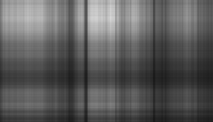
#> input picture jungle.jpg-1.png, 213 x 122 px, shrunk from 817 x 467 before the run, given in place of jungle.jpg, which was not available
$ jupyter execute 'SVD Decomposition and Image Compression.ipynb'   (shell and % lines are left out)
#> lines starting #> are read from the running program, lines starting #| are printed output that depends on the picture; after the words box and inside, x2 and y2 are one past the last pixel; in counts of white or black regions, pixels touching at a corner belong together; pictures that were not available may be replaced by others from this repository, and a replacement may not be noted
[cell 1]
import numpy as np
import scipy
from pprint import pprint
from PIL import Image
import matplotlib.image as mpimg
import matplotlib.pyplot as plt

[cell 2]
#simulates what compressed data would look like via svd
def svd_accuracy(A,n_e):
    u, s, vh = np.linalg.svd(A, full_matrices=True)

    S = np.zeros((u.shape[1],vh.shape[0]))
    for i in range(0,s.shape[0]):
        if i <= n_e-1:
            S[i][i] = s[i]
        else:
            break

    return u@S@vh

[cell 3]
def compute_img(e_n,img_path):
    img = Image.open(img_path).convert("L")

    WIDTH, HEIGHT = img.size
    pixel = img.load()

    M = np.zeros((WIDTH,HEIGHT))
    for i in range(WIDTH):
        for j in range(HEIGHT):
            M[i][j] = pixel[i,j]

    D = svd_accuracy(M,e_n)
    for i in range(WIDTH):
        for j in range(HEIGHT):
            temp = D[i][j]
            pixel[i, j] = min(int(temp),255)
    return img

[cell 4]
def cycle_greyscale(img_path="jungle.jpg"):
    saved_imgs = []
    w,h = Image.open(img_path).size
    for i in np.logspace(1,100,endpoint=False,base=1.5,dtype=int):
        print(i)
        img = compute_img(i,img_path)
        path = '{}-{}.png'.format(img_path,i)
        saved_imgs.append(path)
        img.save(path)
        if i > min(w,h):
            break
    return saved_imgs

[cell 5]
images = ['jungle.jpg','river.jpg','tiger.jpg','trolly.jpg']
saved_imgs = []
for image in images:
    saved_imgs = saved_imgs + cycle_greyscale(img_path=image)
#> in cycle_greyscale, `w,h = Image.open(img_path).size`: w = 213; h = 122
#> in compute_img, img is the input picture: PIL image 213x122 L; min 25, max 215, mean 92.2
#> after the loop in compute_img, `for i in range(WIDTH):`:
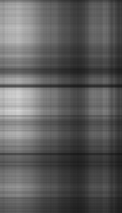
#> M: shape (213, 122) float64; min 25, max 215, mean 92.2
#> in svd_accuracy, `u, s, vh = np.linalg.svd(A, full_matrices=True)`:
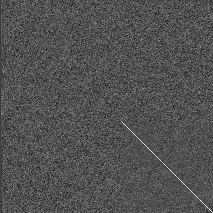
#> u: shape (213, 213) float64; min -0.272, max 0.573, mean -0.000346; drawn with min black and max white
#> in svd_accuracy, `u, s, vh = np.linalg.svd(A, full_matrices=True)`:
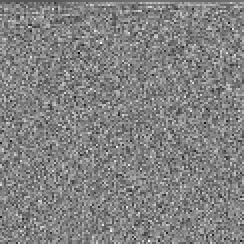
#> vh: shape (122, 122) float64 (shown 2 times larger); min -0.407, max 0.389, mean -0.00045; drawn with min black and max white
#> in svd_accuracy, `u, s, vh = np.linalg.svd(A, full_matrices=True)`: s = 122 values, max 16118.5 at index 0, min 1.11 at index 121, mean 136.4
#> after the loop in svd_accuracy, `for i in range(0,s.shape[0]):`:
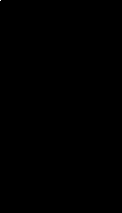
#> S: shape (213, 122) float64; values 0 (black) and 16118.5 (white), 0% white in thin lines or dots, all inside (x1, y1, x2, y2) = (0, 0, 1, 1)
#> saved_imgs = ['jungle.jpg-1.png', 'jungle.jpg-3.png', 'jungle.jpg-7.png', 'jungle.jpg-16.png', 'jungle.jpg-37.png', 'jungle.jpg-83.png', 'jungle.jpg-185.png']
#> pass 2 of the loop `for image in images:`:
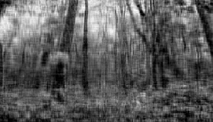
#> input picture jungle.jpg-16.png, 213 x 122 px, shrunk from 817 x 467 before the run, given in place of river.jpg, which was not available
#> in compute_img, img is the input picture: PIL image 213x122 L; min 0, max 252, mean 92.9
#> s = 122 values, max 16123.2 at index 0, min 1.35 at index 121, mean 281
#> after the loop in svd_accuracy (call 8), `for i in range(0,s.shape[0]):`:
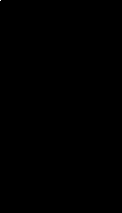
#> S: shape (213, 122) float64; values 0 (black) and 16123.2 (white), 0% white in thin lines or dots, all inside (x1, y1, x2, y2) = (0, 0, 1, 1)
#> in cycle_greyscale (call 2), `img = compute_img(i,img_path)`:
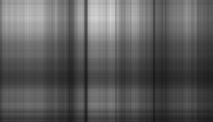
#> img: PIL image 213x122 L; min 24, max 215, mean 91.7
#> saved_imgs = 14 items, first 6: 'jungle.jpg-1.png', 'jungle.jpg-3.png', 'jungle.jpg-7.png', 'jungle.jpg-16.png', 'jungle.jpg-37.png', 'jungle.jpg-83.png'
#> pass 3 of the loop `for image in images:`:
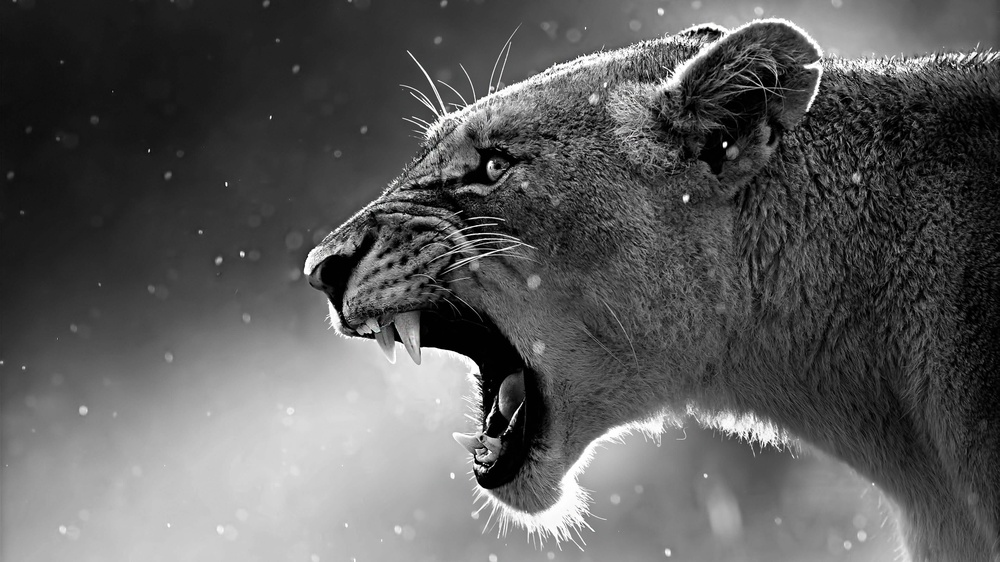
#> input picture tiger.jpg, 1000 x 562 px, shrunk from 3840 x 2160 before the run
#> w = 1000; h = 562
#> u: shape (1000, 1000) float64
#> vh: shape (562, 562) float64
#> s = 562 values, max 76149.7 at index 0, min 5.23 at index 561, mean 727.7
#> after the loop in svd_accuracy (call 15), `for i in range(0,s.shape[0]):`:
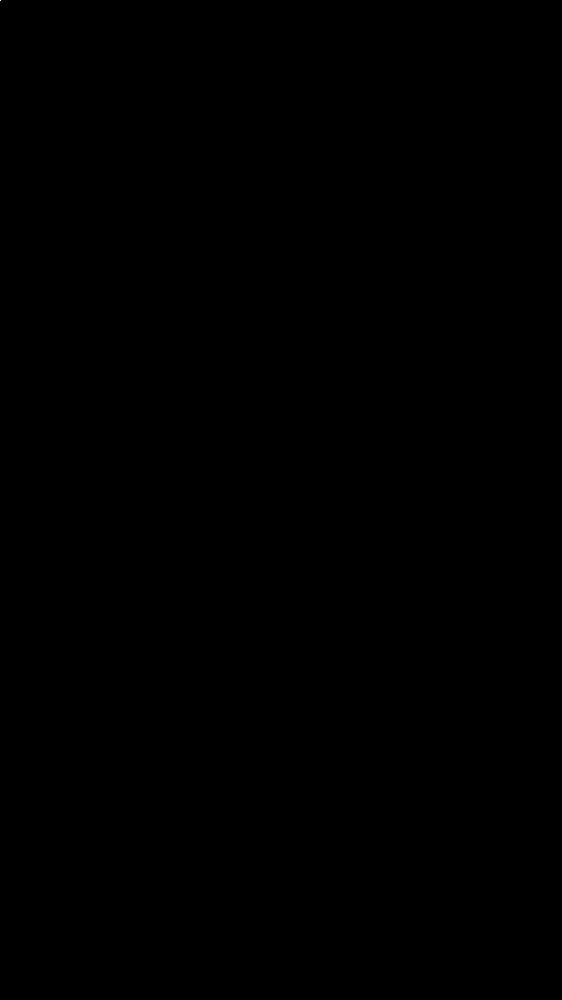
#> S: shape (1000, 562) float64; values 0 (black) and 76149.7 (white), 0% white in thin lines or dots, all inside (x1, y1, x2, y2) = (0, 0, 1, 1)
#> in cycle_greyscale (call 3), `img = compute_img(i,img_path)`:
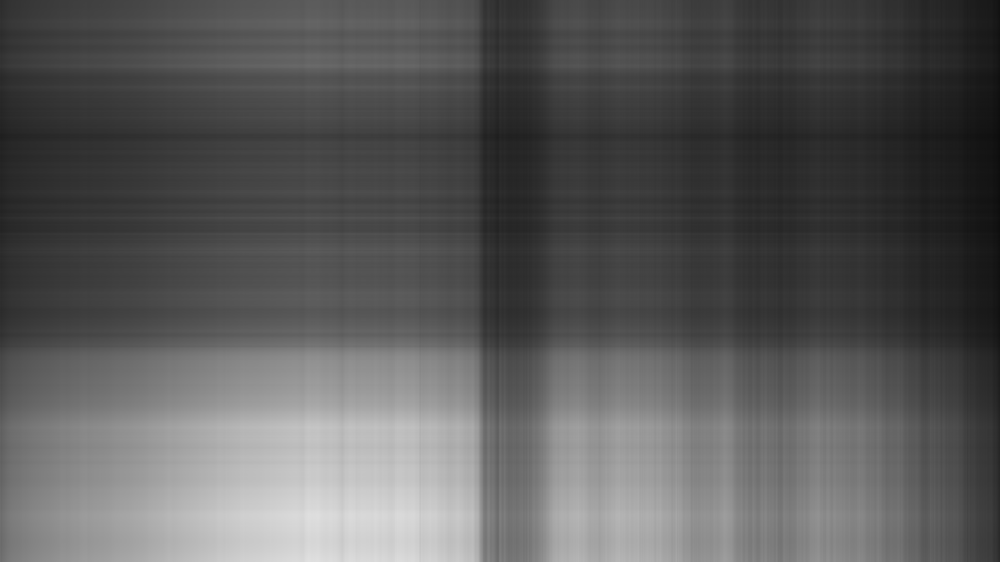
#> img: PIL image 1000x562 L; min 12, max 224, mean 89.8
#> the loop made 4 passes; the first 3 are shown

#temp=mpimg.imread('result.png')
#imgplot = plt.imshow(temp)

[cell 6]
import glob
import matplotlib.pyplot as plt
import matplotlib.image as mpimg

images = []
#> images = []
for img_path in saved_imgs:
    images.append(mpimg.imread(img_path))
#> pass 2 of the loop `for img_path in saved_imgs:`:
#> pass 3 of the loop `for img_path in saved_imgs:`:
#> the loop made 29 passes; the first 3 are shown

plt.figure(figsize=(20,10))
columns = 5
for i, image in enumerate(images):
    plt.subplot(len(images) / columns + 1, columns, i + 1)
    plt.imshow(image)
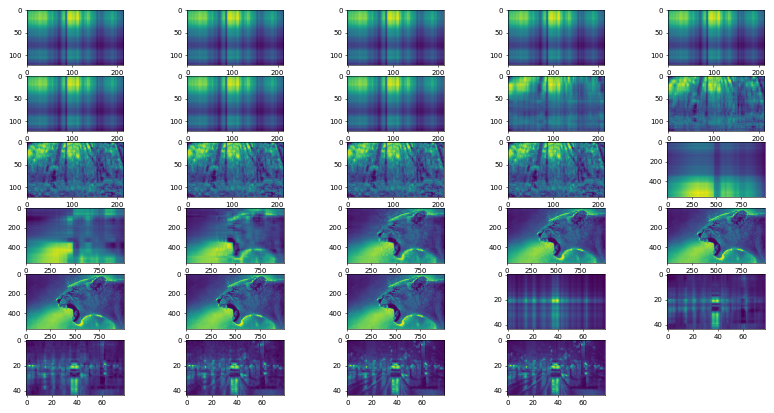
#> figure drawn by matplotlib, 29 panels
